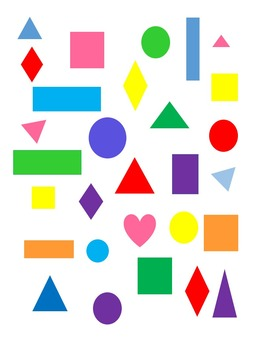
#> input picture happy.jpg, 270 x 350 px
$ python main.py
#> lines starting #> are read from the running program, lines starting #| are printed output that depends on the picture; after the words box and inside, x2 and y2 are one past the last pixel; in counts of white or black regions, pixels touching at a corner belong together
import cv2
import numpy as np
from PIL import Image
import math

# Open colored image in cv2 and Image
img=cv2.imread("happy.jpg",cv2.IMREAD_COLOR)
#> img is the input picture: shape (350, 270, 3); mean B, G, R 220.3, 226.4, 227.9
image = Image.open("happy.jpg")

# Get the width and height of the image
width, height = image.size
#> width = 270; height = 350

# Calculate the pixel size
pixel_size = width * height
#> pixel_size = 94500

# Print the pixel size
print("The pixel size of the image is", pixel_size, "while the width="+str(width)+" & the height="+str(height))
#| The pixel size of the image is 94500 while the width=270 & the height=350

#grayscale image
gray=cv2.cvtColor(img,cv2.COLOR_BGR2GRAY)
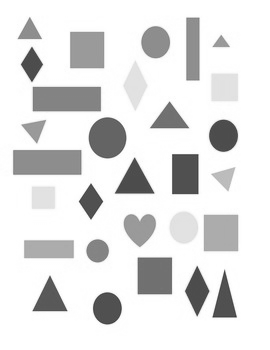
#> gray: shape (350, 270); min 56, max 255, mean 226.1

#Blur image using 3x3 kernel
gray_blurred=cv2.blur(gray,(3,3))
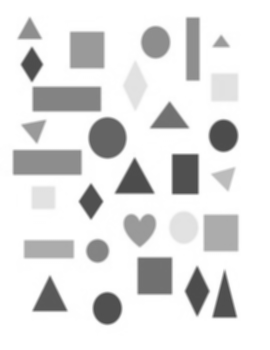
#> gray_blurred: shape (350, 270); min 74, max 255, mean 226.1

#Make function to calculate minimum distance(minDist) between detected circles in image.
def detectmindist():
    global mindist
    if width<height:
        mindist=(width)/10
#> mindist = 27
    else:
        mindist=(height)/10
    math.floor(mindist)
    #return mindist
detectmindist()
print(mindist)
#| 27.0
#Apply Hough transformation on blurred image, HoughCircles(image, detection method using accumulator, resolution of image<=1, min distance between circle centers, higher threshhold for perfect circle(param1), at least 50% of param1, min radius for detection, max radius for detection)
detected_circles=cv2.HoughCircles(gray_blurred,cv2.HOUGH_GRADIENT,1,mindist,param1=50,param2=30,minRadius=1,maxRadius=40)
#> detected_circles = [[104.5, 137.5, 21.6], [97.5, 250.5, 11.8], [183.5, 228.5, 14.9], [155.5, 43.5, 14.3], [223.5, 136.5, 14.9], [106.5, 305.5, 13.8]]

#Draw Circle
if detected_circles is not None:
    # Convert the circle parameters a, b and r to integers.
    #The value of a (x-coordinate of the center), b (y-coordinate of the center)
    detected_circles=np.uint16(np.around(detected_circles)) #output:[a,b,r] where : represents all indexes
#> detected_circles = [[104, 138, 22], [98, 250, 12], [184, 228, 15], [156, 44, 14], [224, 136, 15], [106, 306, 14]]
    for i in detected_circles[0,:]:
        a,b,r=i[0],i[1],i[2]
        #draw circumference
        cv2.circle(img,(a,b),r,(0,255,0),2)
        #draw centers
        cv2.circle(img,(a,b),1,(0,0,255),3)
#> this loop made 6 passes
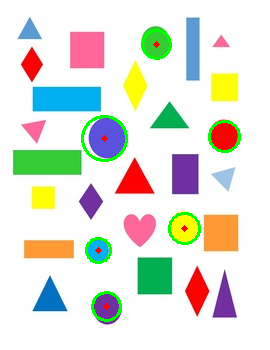
#> img: shape (350, 270, 3); 1.99% of pixels changed, all inside (x1, y1, x2, y2) = (81, 29, 241, 322)
    cv2.imshow("Circle Detection",img)
    cv2.waitKey(0)
cv2.destroyAllWindows()

$ run again, with img.jpg copied over happy.jpg
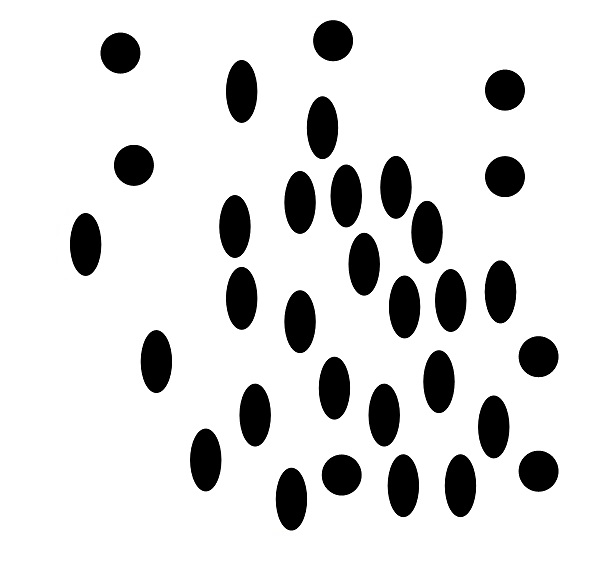
#> input picture img.jpg, 603 x 562 px
#> img is the input picture: shape (562, 603, 3); mean B, G, R 219.3, 219.3, 219.3
#| The pixel size of the image is 338886 while the width=603 & the height=562
#| 56.2
#> `detected_circles=cv2.HoughCircles(gray_blurred,cv2.HOUGH_GRADIENT,1,mi..`: detected_circles = [[341.5, 474.5, 20.5], [133.5, 165.5, 19.9], [504.5, 175.5, 19.9], [504.5, 89.5, 20.5], [538.5, 356.5, 20.8], [119.5, 52.5, 20.8], [538.5, 470.5, 20.8], [332.5, 39.5, 20.1]]
#> `detected_circles=np.uint16(np.around(detected_circles))`: detected_circles = [[342, 474, 20], [134, 166, 20], [504, 176, 20], [504, 90, 20], [538, 356, 21], [120, 52, 21], [538, 470, 21], [332, 40, 20]]
#> the loop `for i in detected_circles[0,:]:` made 8 passes
#> after the loop `for i in detected_circles[0,:]:`:
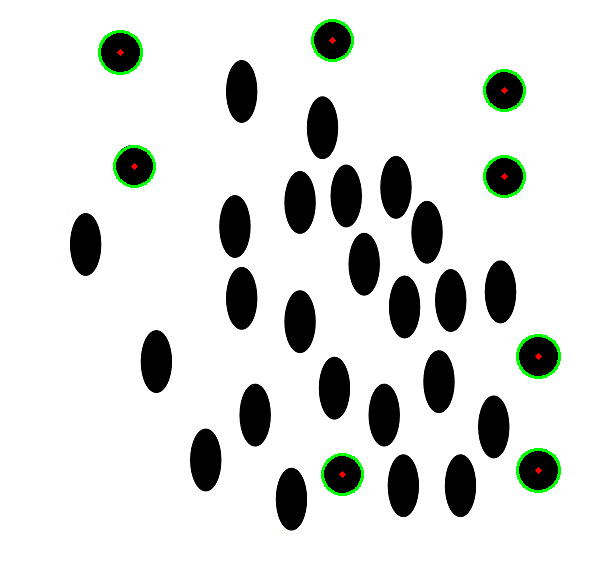
#> img: shape (562, 603, 3); 0.99% of pixels changed, all inside (x1, y1, x2, y2) = (98, 19, 561, 496)
